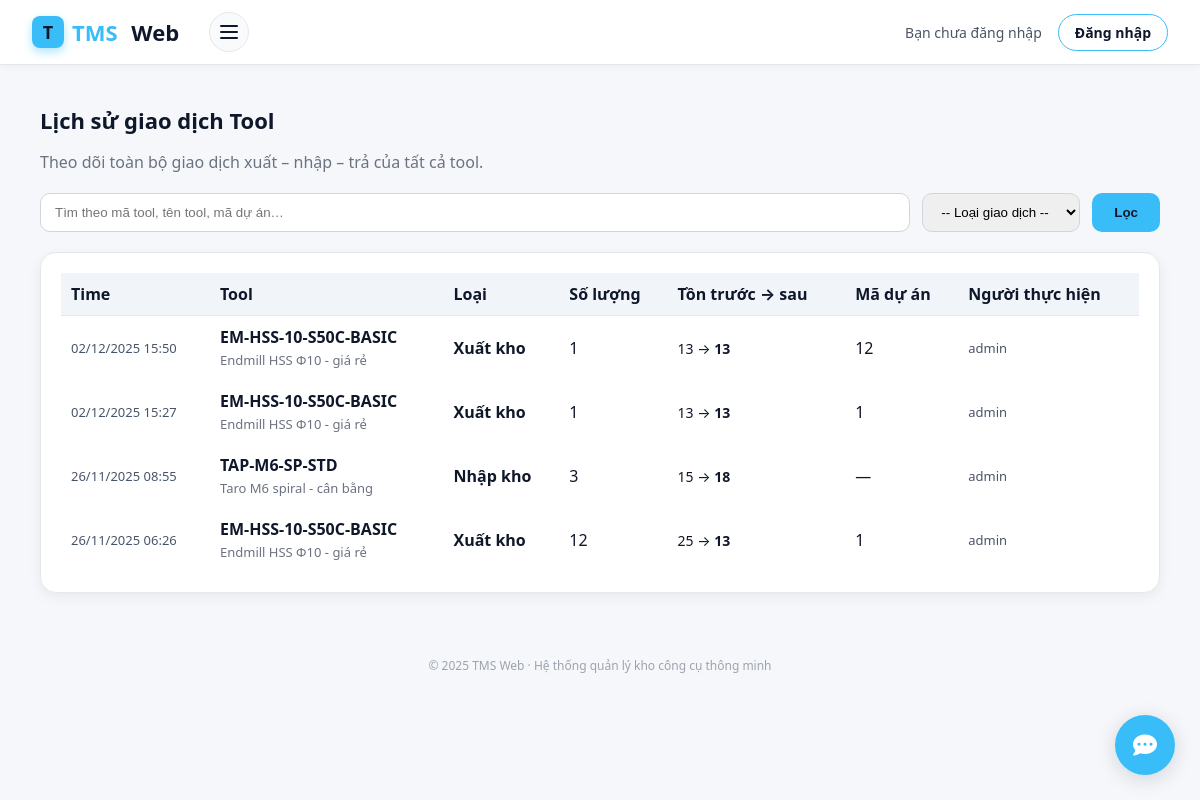
The app's page /tool-muontra/history/, older data.
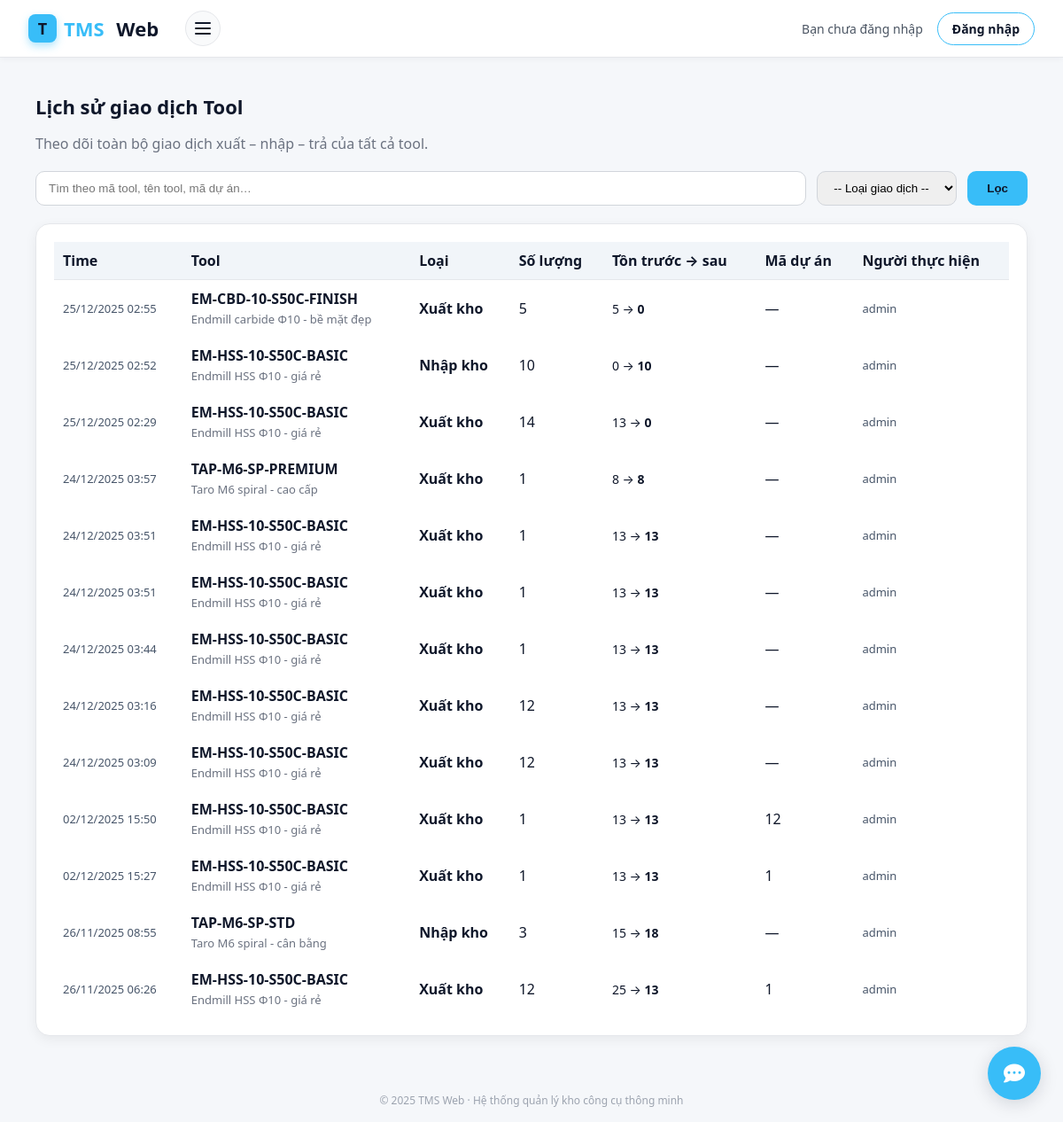
The same page, newer data.
### tool_muontra/models.py (models this page shows, shortened)
class ToolTransaction(models.Model):
    EXPORT = "EXPORT"    # Xuất kho (mượn / lấy tool ra)
    IMPORT = "IMPORT"    # Nhập kho (mua mới / bổ sung)
    RETURN = "RETURN"    # Trả lại kho (bỏ tool vào lại)
    LOAI_CHOICES = [
        (EXPORT, "Xuất kho"),
        (IMPORT, "Nhập kho"),
        (RETURN, "Trả lại kho"),
    ]
    TRANG_THAI_CHOICES = [
        ("PENDING", "Đang chờ tủ xử lý"),
        ("SUCCESS", "Thành công"),
        ("FAILED", "Thất bại"),
    ]
    loai = models.CharField(max_length=20, choices=LOAI_CHOICES)
    tool = models.ForeignKey(
        Tool,
        on_delete=models.CASCADE,
        related_name="transactions",
    )
    so_luong = models.PositiveIntegerField()
    ton_truoc = models.PositiveIntegerField()
    ton_sau = models.PositiveIntegerField()
    ma_du_an = models.CharField(max_length=100, blank=True)
    ghi_chu = models.TextField(blank=True)
    nguoi_thuc_hien = models.ForeignKey(
        User,
        null=True,
        on_delete=models.SET_NULL,
        related_name="tool_transactions",
    )
    created_at = models.DateTimeField(auto_now_add=True)
    trang_thai = models.CharField(
        max_length=20,
        choices=TRANG_THAI_CHOICES,
        default="PENDING",
    )
    ly_do_fail = models.CharField(
        max_length=255,
        blank=True,
        default="",
        help_text="Lý do giao dịch thất bại do tủ gửi về.",
    )
    tx_id = models.BigIntegerField(
        null=True,
        blank=True,
        db_index=True,
        help_text="ID giao dịch để map giữa Django và ESP32.",
    )

### tool/models.py (models this page shows, shortened)
class Tool(models.Model):
    LOAI_GIA_CONG_CHOICES = [
        ("DRILL", "Khoan"),
        ("MILL", "Phay"),
        ("TAP", "Taro"),
        ("REAM", "Doa"),
        ("TURN", "Tiện"),
    ]
    NHOM_VL_CHOICES = [
        ("P", "Thép (ISO P)"),
        ("M", "Thép không gỉ (ISO M)"),
        ("K", "Gang (ISO K)"),
        ("N", "Nhôm/kim loại màu (ISO N)"),
        ("S", "Hợp kim chịu nhiệt (ISO S)"),
        ("H", "Thép đã tôi (ISO H)"),
    ]
    ten_tool = models.CharField(
        max_length=200,
        verbose_name="Tên tool"
    )
    ma_tool = models.CharField(
        max_length=50,
        unique=True,
        verbose_name="Mã tool"
    )
    nhom_tool = models.CharField(
        max_length=100,
        verbose_name="Nhóm tool",
        help_text="VD: Mũi khoan, Dao phay, Mũi taro…"
    )
    dong_tool = models.CharField(
        max_length=100,
        blank=True,
        verbose_name="Dòng tool",
        help_text="VD: Drill, Endmill, Tap…"
    )
    nha_san_xuat = models.CharField(
        max_length=100,
        blank=True,
        verbose_name="Nhà sản xuất"
    )
    ma_nha_sx = models.CharField(
        max_length=100,
        blank=True,
        verbose_name="Mã nhà sản xuất"
    )
    tieu_chuan = models.CharField(
        max_length=100,
        blank=True,
        verbose_name="Tiêu chuẩn"
    )
    model = models.CharField(
        max_length=100,
        blank=True,
        verbose_name="Model"
    )
    vat_lieu_phu_hop = models.CharField(
        max_length=200,
        blank=True,
        verbose_name="Vật liệu gia công phù hợp",
        help_text="VD: C45, S50C, SUS304…"
    )
    ghi_chu = models.TextField(
        blank=True,
        verbose_name="Ghi chú thêm"
    )
    duong_kinh = models.DecimalField(
        max_digits=6,
        decimal_places=2,
        null=True,
        blank=True,
        verbose_name="Đường kính làm việc (mm)"
    )
    chieu_dai_lam_viec = models.DecimalField(
        max_digits=6,
        decimal_places=2,
        null=True,
        blank=True,
        verbose_name="Chiều dài làm việc (mm)"
    )
    don_vi_tinh = models.CharField(
        max_length=50,
        blank=True,
        verbose_name="Đơn vị tính",
        help_text="VD: cái, hộp, bộ…"
    )
    tuoi_tho_chuan = models.CharField(
        max_length=100,
        blank=True,
        verbose_name="Tuổi thọ chuẩn",
        help_text="VD: 1500 lỗ / 1 tool"
    )
    loai_gia_cong = models.CharField(
        max_length=50,
        choices=LOAI_GIA_CONG_CHOICES,
        verbose_name="Loại gia công chính",
        null=True,
        blank=True,
        help_text="Khoan / Phay / Taro / Doa / Tiện…"
    )
    duong_kinh_min = models.DecimalField(
        max_digits=6,
        decimal_places=2,
        null=True,
        blank=True,
        verbose_name="ĐK min cho phép (mm)"
    )
    duong_kinh_max = models.DecimalField(
        max_digits=6,
        decimal_places=2,
        null=True,
        blank=True,
        verbose_name="ĐK max cho phép (mm)"
    )
    ty_le_sau_lo_max = models.DecimalField(
        max_digits=4,
        decimal_places=1,
        null=True,
        blank=True,
        verbose_name="Tỷ lệ sâu lỗ max (L/D)"
    )
    nhom_vat_lieu_iso = models.CharField(
        max_length=2,
        choices=NHOM_VL_CHOICES,
        blank=True,
        verbose_name="Nhóm vật liệu ISO"
    )
    do_cung_min = models.PositiveIntegerField(
        null=True,
        blank=True,
        verbose_name="Độ cứng vật liệu min (HRC)"
    )
    do_cung_max = models.PositiveIntegerField(
        null=True,
        blank=True,
        verbose_name="Độ cứng vật liệu max (HRC)"
    )
    may_phu_hop = models.CharField(
        max_length=200,
        blank=True,
        verbose_name="Dòng máy phù hợp",
        help_text="VD: VMC 10.000 rpm, CNC tiện, Máy khoan bàn…"
    )
    can_coolant = models.BooleanField(
        default=False,
        verbose_name="Yêu cầu tưới nguội"
    )
    ton_kho = models.PositiveIntegerField(
        default=0,
        verbose_name="Tồn kho hiện tại"
    )
    muc_canh_bao = models.PositiveIntegerField(
        null=True,
        blank=True,
        verbose_name="Mức cảnh báo tối thiểu"
    )
    tu = models.CharField(
    max_length=1,
    blank=True,
    verbose_name="Tủ (A/B/...)"
    )
    ngan = models.PositiveSmallIntegerField(
    null=True,
    blank=True,
    verbose_name="Ngăn (số)"
    )
    may_uu_tien = models.CharField(
        max_length=100,
        blank=True,
        verbose_name="Máy / Line ưu tiên"
    )
    ngay_nhap_kho = models.DateField(
        null=True,
        blank=True,
        verbose_name="Ngày nhập kho"
    )
    gia_tri_mua = models.DecimalField(
        max_digits=15,
        decimal_places=0,
        null=True,
        blank=True,
        verbose_name="Giá trị mua (VND/đv)"
    )
    wear_max = models.PositiveIntegerField(
        null=True,
        blank=True,
        verbose_name="Độ mòn tối đa (%)"
    )
    nguong_thay = models.PositiveIntegerField(
        null=True,
        blank=True,
        verbose_name="Ngưỡng cảnh báo thay (%)"
    )
    hrc_tham_chieu = models.PositiveIntegerField(
        null=True,
        blank=True,
        verbose_name="Độ cứng vật liệu tham chiếu (HRC)"
    )
    che_do_cat_khuyen_nghi = models.TextField(
        blank=True,
        verbose_name="Chế độ cắt khuyến nghị"
    )
    ket_luan_fuzzy = models.TextField(
        blank=True,
        verbose_name="Kết luận fuzzy / khuyến nghị"
    )
    diem_gia = models.PositiveSmallIntegerField(
        null=True,
        blank=True,
        verbose_name="Điểm giá (1=rẻ, 5=rất đắt)"
    )
    diem_do_ben = models.PositiveSmallIntegerField(
        null=True,
        blank=True,
        verbose_name="Điểm độ bền (1=thấp, 5=rất bền)"
    )
    diem_on_dinh = models.PositiveSmallIntegerField(
        null=True,
        blank=True,
        verbose_name="Độ ổn định quá trình (1=kém, 5=rất ổn định)"
    )
    diem_chat_luong_be_mat = models.PositiveSmallIntegerField(
        null=True,
        blank=True,
        verbose_name="Chất lượng bề mặt (1=thô, 5=rất đẹp)"
    )
    diem_san_co = models.PositiveSmallIntegerField(
        null=True,
        blank=True,
        verbose_name="Độ sẵn có (1=khó mua, 5=luôn sẵn)"
    )
    diem_uu_tien_dung_truoc = models.PositiveSmallIntegerField(
        null=True,
        blank=True,
        verbose_name="Mức ưu tiên dùng trước (1=ít, 5=ưu tiên cao)"
    )
    created_at = models.DateTimeField(
        auto_now_add=True,
        verbose_name="Thời gian tạo"
    )
    updated_at = models.DateTimeField(
        auto_now=True,
        verbose_name="Thời gian cập nhật"
    )
    class Meta:
        verbose_name = "Tool tiêu hao"
        verbose_name_plural = "Tool tiêu hao"
        ordering = ["ten_tool", "ma_tool"]
        indexes = [
            models.Index(fields=["ma_tool"]),
            models.Index(fields=["nhom_tool", "dong_tool"]),
            models.Index(fields=["loai_gia_cong", "nhom_vat_lieu_iso"]),
        ]

### tool_muontra/views.py (the view, shortened to what this page needs)
# urls.py: path("history/", views.history_tool, name="history_tool"),
def history_tool(request):
    q = request.GET.get("q", "").strip()
    loai = request.GET.get("loai", "").strip()
    transactions = ToolTransaction.objects.select_related("tool", "nguoi_thuc_hien")
    if loai:
        transactions = transactions.filter(loai=loai)
    transactions = transactions.order_by("-created_at")[:500]
    context = {
        "transactions": transactions,
        "q": q,
        "loai": loai,
        "loai_choices": ToolTransaction.LOAI_CHOICES,
    }
    return render(request, "tool_history.html", context)

### templates/tool_history.html (shortened to what this page needs)
{% extends "base.html" %}
{% block content %}
<div style="max-width:1120px;margin:20px auto;">
    <h2 style="font-size:22px;font-weight:700;margin-bottom:6px;">
        Lịch sử giao dịch Tool
    </h2>
    <p style="color:#6b7280;margin-bottom:20px;">
        Theo dõi toàn bộ giao dịch xuất – nhập – trả của tất cả tool.
    </p>
    <form method="get" style="margin-bottom:20px;display:flex;gap:12px;flex-wrap:wrap;">
        <input
            type="text"
            name="q"
            value="{{ q }}"
            placeholder="Tìm theo mã tool, tên tool, mã dự án…"
            style="
                flex:1;min-width:260px;
                padding:10px 14px;
                border-radius:10px;
                border:1px solid #d1d5db;
            "
        />
        <select
            name="loai"
            style="padding:10px 14px;border-radius:10px;border:1px solid #d1d5db;"
        >
            <option value="">-- Loại giao dịch --</option>
        </select>
        <button
            type="submit"
            style="
                background:#38bdf8;
                color:#0f172a;
                padding:10px 22px;
                border-radius:10px;
                font-weight:600;
                border:none;
                cursor:pointer;
            "
        >
            Lọc
        </button>
    </form>
    <div style="
        background:white;
        padding:20px;
        border:1px solid #e5e7eb;
        border-radius:16px;
        box-shadow:0 4px 14px rgba(0,0,0,0.06);
    ">
        <table style="width:100%;border-collapse:collapse;">
            <thead>
                <tr style="background:#f1f5f9;">
                    <th style="padding:10px;border-bottom:1px solid #e5e7eb;text-align:left;">Time</th>
                    <th style="padding:10px;border-bottom:1px solid #e5e7eb;text-align:left;">Tool</th>
                    <th style="padding:10px;border-bottom:1px solid #e5e7eb;text-align:left;">Loại</th>
                    <th style="padding:10px;border-bottom:1px solid #e5e7eb;text-align:left;">Số lượng</th>
                    <th style="padding:10px;border-bottom:1px solid #e5e7eb;text-align:left;">Tồn trước → sau</th>
                    <th style="padding:10px;border-bottom:1px solid #e5e7eb;text-align:left;">Mã dự án</th>
                    <th style="padding:10px;border-bottom:1px solid #e5e7eb;text-align:left;">Người thực hiện</th>
                </tr>
            </thead>
            <tbody>
                {% if transactions %}
                {% for t in transactions %}
                <tr>
                    <td style="padding:10px;font-size:13px;color:#475569;">
                        {{ t.created_at|date:"d/m/Y H:i" }}
                    </td>
                    <td style="padding:10px;">
                        <strong>{{ t.tool.ma_tool }}</strong><br>
                        <span style="color:#6b7280;font-size:13px;">
                            {{ t.tool.ten_tool }}
                        </span>
                    </td>
                    <td style="padding:10px;font-weight:600;">
                        {{ t.get_loai_display }}
                    </td>
                    <td style="padding:10px;">
                        {{ t.so_luong }}
                    </td>
                    <td style="padding:10px;font-size:14px;">
                        {{ t.ton_truoc }} → <strong>{{ t.ton_sau }}</strong>
                    </td>
                    <td style="padding:10px;">
                        {{ t.ma_du_an|default:"—" }}
                    </td>
                    <td style="padding:10px;font-size:13px;color:#475569;">
                        {{ t.nguoi_thuc_hien|default:"—" }}
                    </td>
                </tr>
                {% endfor %}
                {% else %}
                <tr>
                    <td colspan="7" style="padding:16px;text-align:center;color:#94a3b8;">
                        Không có giao dịch nào.
                    </td>
                </tr>
                {% endif %}
            </tbody>
        </table>
    </div>
</div>
{% endblock %}

### templates/base.html (shortened to what this page needs)
{% load static %}
<!DOCTYPE html>
<html lang="vi">
<head>
</head>
<body>
    <header>
        <div class="left-header">
            <a href="{% url 'home' %}" class="brand" title="Trang chủ TMS">
                <div class="logo-box">T</div>
                <span>TMS</span>&nbsp;Web
            </a>
            <button class="hamburger" type="button" onclick="toggleDashboard()">
                <span></span>
            </button>
        </div>
        <div class="right-header">
            {% if user.is_authenticated %}
                <div class="welcome-text">
                    Chào,&nbsp;<strong>{{ user.get_full_name|default:user.username }}</strong>
                </div>
                <form action="{% url 'logout' %}" method="post" style="margin:0;">
                    {% csrf_token %}
                    <button type="submit" class="btn-logout">Đăng xuất</button>
                </form>
            {% else %}
                <div class="welcome-text">Bạn chưa đăng nhập</div>
                <a href="{% url 'login' %}" class="btn-login">Đăng nhập</a>
            {% endif %}
        </div>
    </header>
    <main>
        {% block content %}{% endblock %}
    </main>
    <footer>
        © 2025 TMS Web · Hệ thống quản lý kho công cụ thông minh
    </footer>
     {% include "chatbot.html" %}
</body>
</html>

### templates/chatbot.html (shortened to what this page needs)
<link rel="stylesheet" href="https://cdnjs.cloudflare.com/ajax/libs/font-awesome/6.4.0/css/all.min.css">
<button class="chat-toggle" id="chatToggle" type="button">
  <i class="fas fa-comment-dots"></i>
</button>

Row changes from the older to the newer data that the page shows:
added ToolTransaction: created_at "25/12/2025 02:55", tool.ma_tool "EM-CBD-10-S50C-FINISH", tool.ten_tool "Endmill carbide Φ10 - bề mặt đẹp", loai "Xuất kho", so_luong "5", ton_truoc "5", ton_sau "0", ma_du_an "—", nguoi_thuc_hien "admin"
added ToolTransaction: created_at "25/12/2025 02:52", tool.ma_tool "EM-HSS-10-S50C-BASIC", tool.ten_tool "Endmill HSS Φ10 - giá rẻ", loai "Nhập kho", so_luong "10", ton_truoc "0", ton_sau "10", ma_du_an "—", nguoi_thuc_hien "admin"
added ToolTransaction: created_at "25/12/2025 02:29", tool.ma_tool "EM-HSS-10-S50C-BASIC", tool.ten_tool "Endmill HSS Φ10 - giá rẻ", loai "Xuất kho", so_luong "14", ton_truoc "13", ton_sau "0", ma_du_an "—", nguoi_thuc_hien "admin"
added ToolTransaction: created_at "24/12/2025 03:57", tool.ma_tool "TAP-M6-SP-PREMIUM", tool.ten_tool "Taro M6 spiral - cao cấp", loai "Xuất kho", so_luong "1", ton_truoc "8", ton_sau "8", ma_du_an "—", nguoi_thuc_hien "admin"
added ToolTransaction: created_at "24/12/2025 03:51", tool.ma_tool "EM-HSS-10-S50C-BASIC", tool.ten_tool "Endmill HSS Φ10 - giá rẻ", loai "Xuất kho", so_luong "1", ton_truoc "13", ton_sau "13", ma_du_an "—", nguoi_thuc_hien "admin"
added ToolTransaction: created_at "24/12/2025 03:51", tool.ma_tool "EM-HSS-10-S50C-BASIC", tool.ten_tool "Endmill HSS Φ10 - giá rẻ", loai "Xuất kho", so_luong "1", ton_truoc "13", ton_sau "13", ma_du_an "—", nguoi_thuc_hien "admin"
added ToolTransaction: created_at "24/12/2025 03:44", tool.ma_tool "EM-HSS-10-S50C-BASIC", tool.ten_tool "Endmill HSS Φ10 - giá rẻ", loai "Xuất kho", so_luong "1", ton_truoc "13", ton_sau "13", ma_du_an "—", nguoi_thuc_hien "admin"
added ToolTransaction: created_at "24/12/2025 03:16", tool.ma_tool "EM-HSS-10-S50C-BASIC", tool.ten_tool "Endmill HSS Φ10 - giá rẻ", loai "Xuất kho", so_luong "12", ton_truoc "13", ton_sau "13", ma_du_an "—", nguoi_thuc_hien "admin"
added ToolTransaction: created_at "24/12/2025 03:09", tool.ma_tool "EM-HSS-10-S50C-BASIC", tool.ten_tool "Endmill HSS Φ10 - giá rẻ", loai "Xuất kho", so_luong "12", ton_truoc "13", ton_sau "13", ma_du_an "—", nguoi_thuc_hien "admin"
